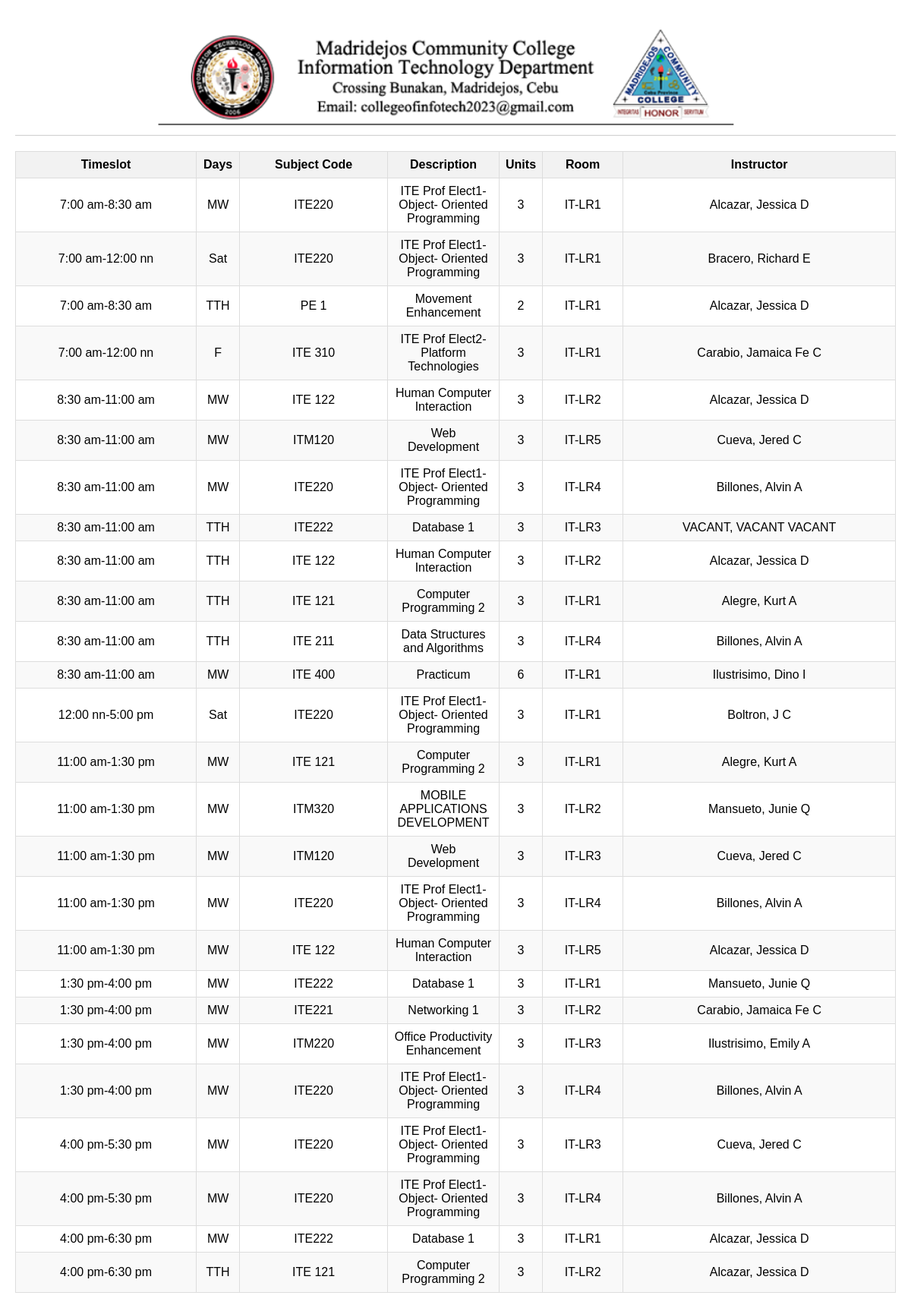
Page /admin/class_schedgenerate.php on the committed database.
### tables this page shows
CREATE TABLE `loading` (
  `id` int(50) NOT NULL,
  `timeslot_id` int(25) NOT NULL,
  `timeslot` varchar(100) NOT NULL,
  `rooms` varchar(100) NOT NULL,
  `room_name` varchar(50) NOT NULL,
  `faculty` varchar(100) NOT NULL,
  `course` varchar(100) NOT NULL,
  `subjects` varchar(100) NOT NULL,
  `days` varchar(50) NOT NULL,
  `sub_description` varchar(100) NOT NULL,
  `total_units` int(25) NOT NULL,
  `lec_units` int(25) NOT NULL,
  `lab_units` int(25) NOT NULL,
  `hours` decimal(25,2) NOT NULL,
  `coursedesc` varchar(50) NOT NULL,
  `timeslot_sid` int(25) NOT NULL,
  `semester` varchar(255) DEFAULT NULL
);

CREATE TABLE `subjects` (
  `id` int(11) NOT NULL,
  `subject` varchar(50) NOT NULL,
  `description` text NOT NULL,
  `Lec_Units` int(50) NOT NULL,
  `Lab_Units` int(50) NOT NULL,
  `total_units` int(3) NOT NULL,
  `hours` int(25) NOT NULL,
  `course` varchar(50) NOT NULL,
  `status` int(25) NOT NULL,
  `year` varchar(50) NOT NULL,
  `semester` varchar(50) NOT NULL,
  `specialization` varchar(50) NOT NULL
);

CREATE TABLE `roomlist` (
  `id` int(11) NOT NULL,
  `room_name` varchar(50) NOT NULL,
  `room_id` int(25) NOT NULL
);

### admin/class_schedgenerate.php (the view, shortened to what this page needs)
<?php include('db_connect.php'); ?>
<?php
function generateRow($conn, $secid, $semester){
    $content = '<tbody>';
    if(isset($secid) && isset($semester)){
        $i = 1;
        $loads = $conn->query("SELECT * FROM loading WHERE course='$secid' AND semester='$semester' ORDER BY timeslot_sid ASC");
        while($lrow = $loads->fetch_assoc()){
            $days = $lrow['days'];
            $timeslot = $lrow['timeslot'];
            $course = $lrow['course'];
            $subject_code = $lrow['subjects'];
            $room_id = $lrow['rooms'];
            $instid = $lrow['faculty'];
            $subjects = $conn->query("SELECT * FROM subjects WHERE subject = '$subject_code'");
            while($srow = $subjects->fetch_assoc()){
                $description = $srow['description'];
                $units = $srow['total_units'];
            }
            $faculty = $conn->query("SELECT *, CONCAT(lastname, ', ', firstname, ' ', middlename) as name FROM faculty WHERE id=".$instid);
            while($frow = $faculty->fetch_assoc()){
                $instname = $frow['name'];
            }
            $rooms = $conn->query("SELECT * FROM roomlist WHERE room_id = ".$room_id);
            while($roomrow = $rooms->fetch_assoc()){
                $room_name = $roomrow['room_name'];
            }
            $content .= '<tr>
                <td width="100px" align="center">'.$timeslot.'</td>
                <td width="40px" align="center">'.$days.'</td>
                <td align="center">'.$subject_code.'</td>
                <td width="130px" align="center">'.$description.'</td>
                <td width="40px" align="center">'.$units.'</td>
                <td align="center">'.$room_name.'</td>
                <td align="center">'.$instname.'</td>
            </tr>';
        }
    } else {
        $loads = $conn->query("SELECT * FROM loading ORDER BY timeslot_sid ASC");
        while($lrow = $loads->fetch_assoc()){
            $days = $lrow['days'];
            $timeslot = $lrow['timeslot'];
            $subject_code = $lrow['subjects'];
            $room_id = $lrow['rooms'];
            $instid = $lrow['faculty'];
            $subjects = $conn->query("SELECT * FROM subjects WHERE subject = '$subject_code'");
            while($srow = $subjects->fetch_assoc()){
                $description = $srow['description'];
                $units = $srow['total_units'];
            }
            $faculty = $conn->query("SELECT *, CONCAT(lastname, ', ', firstname, ' ', middlename) as name FROM faculty WHERE id=".$instid);
            while($frow = $faculty->fetch_assoc()){
                $instname = $frow['name'];
            }
            $rooms = $conn->query("SELECT * FROM roomlist WHERE room_id = ".$room_id);
            while($roomrow = $rooms->fetch_assoc()){
                $room_name = $roomrow['room_name'];
            }
            $content .= '<tr>
                <td align="center">'.$timeslot.'</td>
                <td width="40px" align="center">'.$days.'</td>
                <td align="center">'.$subject_code.'</td>
                <td width="130px" align="center">'.$description.'</td>
                <td width="40px" align="center">'.$units.'</td>
                <td align="center">'.$room_name.'</td>
                <td align="center">'.$instname.'</td>
            </tr>';
        }
    }
    $content .= '</tbody>';
    return $content;
}
function generateTableContent($conn) {
    $secid = $_GET['secid'] ?? null;
    $semester = $_GET['semester'] ?? null;
    $tableHeader = '<thead>
        <tr>
            <th>Timeslot</th>
            <th>Days</th>
            <th>Subject Code</th>
            <th>Description</th>
            <th>Units</th>
            <th>Room</th>
            <th>Instructor</th>
        </tr>
    </thead>';
    $tableContent = generateRow($conn, $secid, $semester);
    return '<table border="1">'.$tableHeader.$tableContent.'</table>';
}
function printPage($conn) {
    $content = generateTableContent($conn);
    ?>
    <!DOCTYPE html>
    <html lang="en">
    <head>
        <link rel="stylesheet" href="https://cdnjs.cloudflare.com/ajax/libs/font-awesome/6.0.0-beta3/css/all.min.css">
    </head>
    <body onload="window.print()">
        <div class="header">
            <img src="assets/uploads/end.png" alt="Logo">
        </div>
        <?php echo $content; ?>
    </body>
    </html>
    <?php
}
printPage($conn);
?>

### admin/class_schedgenerate.php (style rules this page uses)
body { font-family: Arial, sans-serif; margin: 20px; text-align: center; }
.header { display: flex; justify-content: center; align-items: center; margin-bottom: 20px; }
table { width: 100%; border-collapse: collapse; margin: 0 auto; }
th, td { border: 1px solid #ddd; padding: 8px; text-align: center; }
th { background-color: #f2f2f2; }
tr:nth-child(even) { background-color: #f9f9f9; }
.header img { width: 100%; height: 20%; }

### rows in the picture
loading: timeslot "7:00 am-8:30 am", days "MW", subjects "ITE220", subjects.description "ITE Prof Elect1- Object- Oriented Programming", subjects.total_units "3", roomlist.room_name "IT-LR1", instname "Alcazar, Jessica D"
loading: timeslot "7:00 am-12:00 nn", days "Sat", subjects "ITE220", subjects.description "ITE Prof Elect1- Object- Oriented Programming", subjects.total_units "3", roomlist.room_name "IT-LR1", instname "Bracero, Richard E"
loading: timeslot "7:00 am-8:30 am", days "TTH", subjects "PE 1", subjects.description "Movement Enhancement", subjects.total_units "2", roomlist.room_name "IT-LR1", instname "Alcazar, Jessica D"
loading: timeslot "7:00 am-12:00 nn", days "F", subjects "ITE 310", subjects.description "ITE Prof Elect2-Platform Technologies", subjects.total_units "3", roomlist.room_name "IT-LR1", instname "Carabio, Jamaica Fe C"
loading: timeslot "8:30 am-11:00 am", days "MW", subjects "ITE 122", subjects.description "Human Computer Interaction", subjects.total_units "3", roomlist.room_name "IT-LR2", instname "Alcazar, Jessica D"
loading: timeslot "8:30 am-11:00 am", days "MW", subjects "ITM120", subjects.description "Web Development", subjects.total_units "3", roomlist.room_name "IT-LR5", instname "Cueva, Jered C"
loading: timeslot "8:30 am-11:00 am", days "MW", subjects "ITE220", subjects.description "ITE Prof Elect1- Object- Oriented Programming", subjects.total_units "3", roomlist.room_name "IT-LR4", instname "Billones, Alvin A"
loading: timeslot "8:30 am-11:00 am", days "TTH", subjects "ITE222", subjects.description "Database 1", subjects.total_units "3", roomlist.room_name "IT-LR3", instname "VACANT, VACANT VACANT"
loading: timeslot "8:30 am-11:00 am", days "TTH", subjects "ITE 122", subjects.description "Human Computer Interaction", subjects.total_units "3", roomlist.room_name "IT-LR2", instname "Alcazar, Jessica D"
loading: timeslot "8:30 am-11:00 am", days "TTH", subjects "ITE 121", subjects.description "Computer Programming 2", subjects.total_units "3", roomlist.room_name "IT-LR1", instname "Alegre, Kurt A"
loading: timeslot "8:30 am-11:00 am", days "TTH", subjects "ITE 211", subjects.description "Data Structures and Algorithms", subjects.total_units "3", roomlist.room_name "IT-LR4", instname "Billones, Alvin A"
loading: timeslot "8:30 am-11:00 am", days "MW", subjects "ITE 400", subjects.description "Practicum", subjects.total_units "6", roomlist.room_name "IT-LR1", instname "Ilustrisimo, Dino I"
loading: timeslot "12:00 nn-5:00 pm", days "Sat", subjects "ITE220", subjects.description "ITE Prof Elect1- Object- Oriented Programming", subjects.total_units "3", roomlist.room_name "IT-LR1", instname "Boltron, J C"
loading: timeslot "11:00 am-1:30 pm", days "MW", subjects "ITE 121", subjects.description "Computer Programming 2", subjects.total_units "3", roomlist.room_name "IT-LR1", instname "Alegre, Kurt A"
loading: timeslot "11:00 am-1:30 pm", days "MW", subjects "ITM320", subjects.description "MOBILE APPLICATIONS DEVELOPMENT", subjects.total_units "3", roomlist.room_name "IT-LR2", instname "Mansueto, Junie Q"
loading: timeslot "11:00 am-1:30 pm", days "MW", subjects "ITM120", subjects.description "Web Development", subjects.total_units "3", roomlist.room_name "IT-LR3", instname "Cueva, Jered C"
loading: timeslot "11:00 am-1:30 pm", days "MW", subjects "ITE220", subjects.description "ITE Prof Elect1- Object- Oriented Programming", subjects.total_units "3", roomlist.room_name "IT-LR4", instname "Billones, Alvin A"
loading: timeslot "11:00 am-1:30 pm", days "MW", subjects "ITE 122", subjects.description "Human Computer Interaction", subjects.total_units "3", roomlist.room_name "IT-LR5", instname "Alcazar, Jessica D"
loading: timeslot "1:30 pm-4:00 pm", days "MW", subjects "ITE222", subjects.description "Database 1", subjects.total_units "3", roomlist.room_name "IT-LR1", instname "Mansueto, Junie Q"
loading: timeslot "1:30 pm-4:00 pm", days "MW", subjects "ITE221", subjects.description "Networking 1", subjects.total_units "3", roomlist.room_name "IT-LR2", instname "Carabio, Jamaica Fe C"
loading: timeslot "1:30 pm-4:00 pm", days "MW", subjects "ITM220", subjects.description "Office Productivity Enhancement", subjects.total_units "3", roomlist.room_name "IT-LR3", instname "Ilustrisimo, Emily A"
loading: timeslot "1:30 pm-4:00 pm", days "MW", subjects "ITE220", subjects.description "ITE Prof Elect1- Object- Oriented Programming", subjects.total_units "3", roomlist.room_name "IT-LR4", instname "Billones, Alvin A"
loading: timeslot "4:00 pm-5:30 pm", days "MW", subjects "ITE220", subjects.description "ITE Prof Elect1- Object- Oriented Programming", subjects.total_units "3", roomlist.room_name "IT-LR3", instname "Cueva, Jered C"
loading: timeslot "4:00 pm-5:30 pm", days "MW", subjects "ITE220", subjects.description "ITE Prof Elect1- Object- Oriented Programming", subjects.total_units "3", roomlist.room_name "IT-LR4", instname "Billones, Alvin A"
loading: timeslot "4:00 pm-6:30 pm", days "MW", subjects "ITE222", subjects.description "Database 1", subjects.total_units "3", roomlist.room_name "IT-LR1", instname "Alcazar, Jessica D"
loading: timeslot "4:00 pm-6:30 pm", days "TTH", subjects "ITE 121", subjects.description "Computer Programming 2", subjects.total_units "3", roomlist.room_name "IT-LR2", instname "Alcazar, Jessica D"
